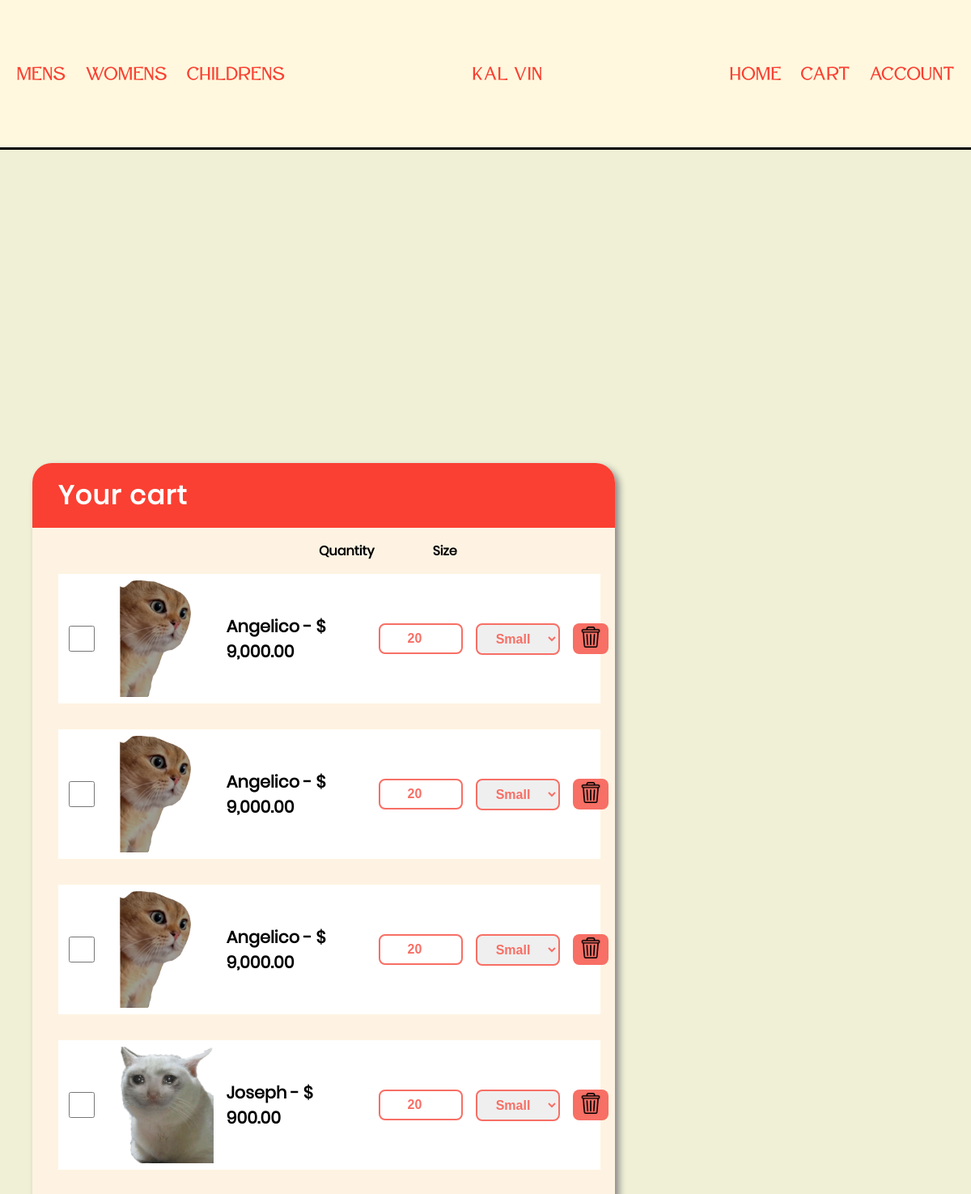
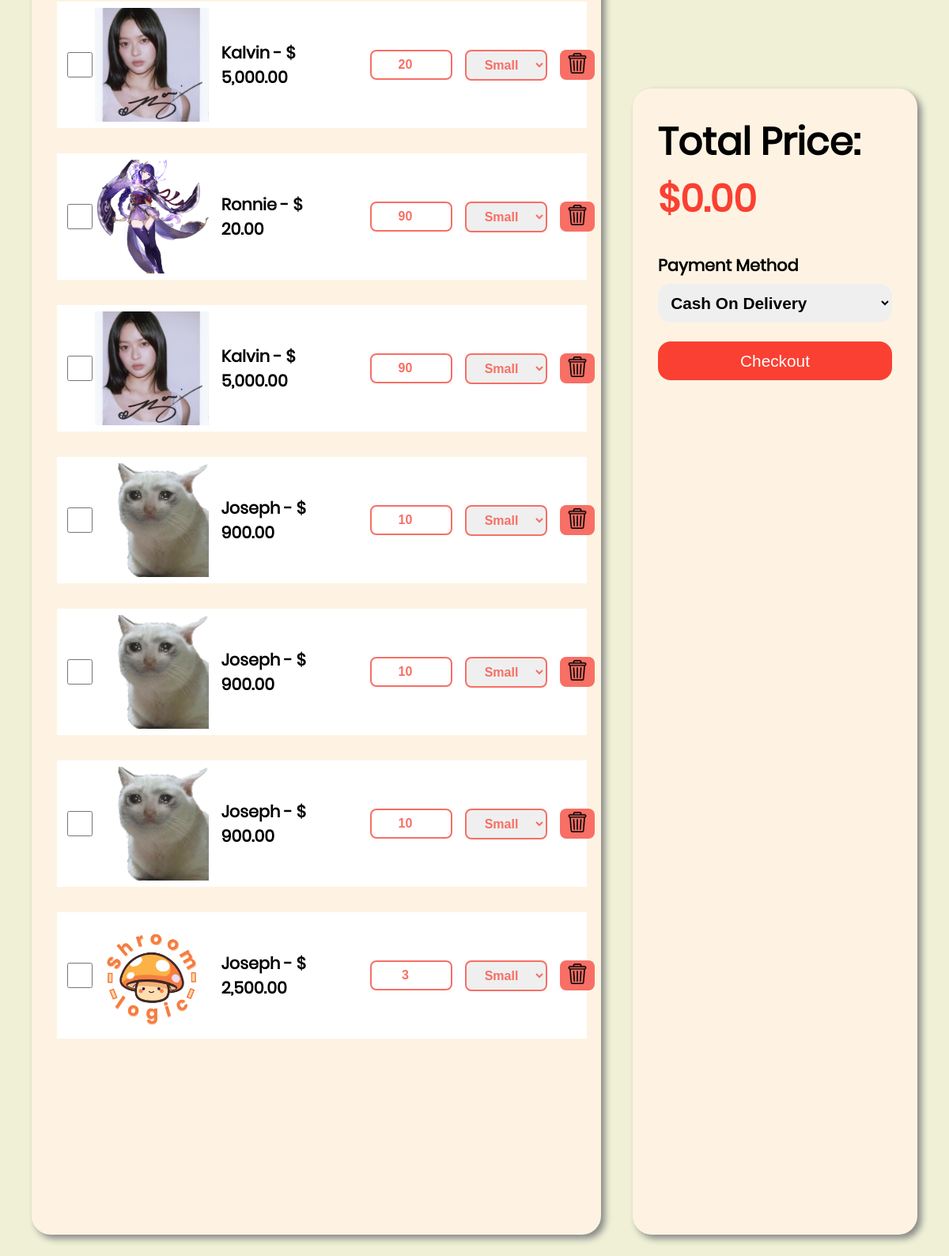
Screenshot of /cart.php (signed in) with the database file from the repository (2 pictures, top to bottom).
### tables this page shows
CREATE TABLE `user_cart` (
  `id` int(11) NOT NULL,
  `user_id` int(11) DEFAULT NULL,
  `item_id` int(11) DEFAULT NULL,
  `size` varchar(255) DEFAULT NULL,
  `color` varchar(255) DEFAULT NULL,
  `quantity` int(11) DEFAULT NULL
);

CREATE TABLE `items` (
  `id` int(11) NOT NULL,
  `name` varchar(255) NOT NULL,
  `price` decimal(10,2) NOT NULL,
  `address` text NOT NULL,
  `image_path` varchar(255) NOT NULL,
  `sold_desc` varchar(10) NOT NULL
);

### cart.php (the view, shortened to what this page needs)
<?php
include './login/connect.php';
$user_id = $_SESSION['user_id'];
$stmt = $conn->prepare("SELECT uc.*, i.name, i.price, i.image_path
                        FROM user_cart uc
                        JOIN items i ON uc.item_id = i.id
                        WHERE uc.user_id = ?");
$stmt->bind_param('i', $user_id);
$stmt->execute();
$result = $stmt->get_result();
$cart_items = $result->fetch_all(MYSQLI_ASSOC);
?>
<!DOCTYPE html>
<html lang="en">
<head>
    <link rel="stylesheet" href="cart.css">
</head>
<body>
    <nav>
        <div class="left">
            <a href="Mens.php">MENS</a>
            <a href="Womens.php">WOMENS</a>
            <a href="Children.php">CHILDRENS</a>
        </div>
        <div class="middle">
            <a href="">KAL VIN</a>
        </div>
        <div class="right">
            <a href="index.php">HOME</a>
            <a href="cart.php">CART</a>
            <a href="logout.php">ACCOUNT</a>
        </div>
    </nav>
    <div class="container">
        <div class="panel">
            <h1>Your cart</h1>
            <div class="quan-size">
                <p>Quantity</p>
                <p>Size</p>
            </div>
            <div class="cart-shower">
                <?php if (empty($cart_items)): ?>
                <p style="font-family: Poppins; margin-left:2rem;">Your cart is empty.</p>
                <?php else: ?>
                    <?php foreach ($cart_items as $item): ?>
                        <div class="carts" data-price="<?= $item['price'] ?>" data-id="<?= $item['item_id'] ?>" >
                            <input type="checkbox" class="item-checkbox">
                            <img src="<?= $item['image_path'] ?>" alt="<?= $item['name'] ?>">
                            <p>
                                <?= htmlspecialchars($item['name']) ?> -
                                $<span class="item-total" id="item-total-<?= $item['item_id'] ?>">
                                    <?= number_format($item['price'], 2) ?>
                                </span>
                            </p>
                            <div class="right-half">
                                <input type="number" id="quantity-<?= $item['item_id'] ?>" class="quantity-input" data-id="<?= $item['item_id'] ?>" value="<?= $item['quantity'] ?? 1 ?>" min="1">
                                <select id="size-<?= $item['item_id'] ?>" class="size-select" data-id="<?= $item['item_id'] ?>">
                                    <option value="small">Small</option>
                                </select>
                                <button class="remove-button" data-id="<?= $item['item_id'] ?>">
                                    <img src="./resources/trash-ico.png" alt="">
                                </button>
                            </div>
                        </div>
                    <?php endforeach; ?>
                <?php endif; ?>
            </div>
        </div>
        <div id="checkout">
            <h2>Total Price: <span>$</span><span id="total-price">0.00</span></h2>
            <form id="payment-form" method="POST">
                <label for="payment_method">Payment Method</label>
                <br>
                <select name="payment_method" id = "payment_method" required>
                    <option value="cash">Cash On Delivery</option>
                </select>
                <br>
                <button type="button" id="checkout-button">Checkout</button>
            </form>
        </div>
    </div>
</body>
</html>

### cart.css (style rules this page uses)
body { margin: 0; font-family: Poppins; background-color:#eff0d5; }
nav { display: flex; justify-content: space-between; width: 100%; background: #FFF8DE; border-bottom: 3px solid black; box-sizing: border-box; padding-inline: 1.7vw; padding-block: 1vh; height: 6vh; align-content: center; z-index: 2; position: sticky; top: 0; }
nav > * { box-sizing: border-box; display: flex; gap: 2vw; font-size: 1.4rem; align-self: center; }
nav a { display: block; text-decoration: none; color:#FA4032; font-weight: 600; letter-spacing: 0.1vw; font-family: Atteron; }
nav { grid-column: 1/2; grid-row: 1/2; }
.container { width: 100%; height: 94vh; display: grid; grid-template-columns: 2fr 1fr; grid-template-rows: repeat(2, 1fr); }
.container > * { background-color: #FEF3E2; }
.panel { grid-area: 'cart'; width: 90%; height: 85%; grid-column: 1/2; grid-row: 1/3; justify-self: center; align-self: self-end; margin-bottom: 3rem; border-radius: 1.5rem; box-shadow: 5px 5px 8px #888888; }
#checkout { grid-area: 'co'; width: 90%; height: 100%; grid-column: 2/3; grid-row: 2/3; margin-bottom: 3rem; align-self: self-end; border-radius: 1.5rem; padding: 2rem; box-sizing: border-box; box-shadow: 5px 5px 8px #888888; }
.panel h1 { margin: 0; font-size: 2rem; padding: 1rem 2rem; background-color: #FA4032; color: white; border-radius: 1.5rem 1.5rem 0 0; letter-spacing: 0.1rem; }
.cart-shower { width: 100%; height: 85%; box-sizing: border-box; overflow: scroll; }
.carts { box-sizing: border-box; width:93%; margin-bottom: 2rem; margin-inline: 2rem; height: 10rem; background-color: white; display: grid; grid-template-columns: 1fr 2fr 6fr 10fr; }
.carts input[type="checkbox"] { width: 2rem; display: block; margin-left: 0.8rem; }
.carts img { height: 9rem; aspect-ratio: 1/1; align-self: center; object-fit: cover; }
.carts p { width: 100%; font-size: 1.3rem; justify-self: left; font-weight: 600; align-self: center; padding-left: 1rem; }
#checkout h2 { margin-top: 0; margin-bottom: 2rem; font-size: 3rem; font-weight: 600; }
#checkout label { font-weight: 600; font-size: 1.3rem; }
#checkout select { width: 100%; outline: 0; border: 1px solid transparent; font-size: 1.3rem; font-weight: 600; padding: 0.7rem; margin-top: 0.5rem; border-radius: 1rem; }
#checkout span { color: #FA4032; }
#checkout button { margin-top: 1.5rem; display: block; background-color: #FA4032; color: white; padding: 0.7rem; width: 100%; font-size: 1.3rem; border: 1px solid transparent; border-radius: 1rem; cursor: pointer; }
.right-half { display: grid; flex-direction: column; justify-content: center; gap: 10px; grid-template-columns: 4.5fr 4.5fr 1fr; gap: 1em; width: fit-content; width: 60%; justify-self: end; padding: 1rem; margin-right: 1rem; }
.right-half input, .right-half select { width: 6.5rem; box-sizing: border-box; padding: 0.5rem; font-size: 1rem; border: 2px solid #f76f65; font-weight: 600; align-self: center; color: #f76f65; text-align: center; border-radius: 0.5rem; }
.right-half input { justify-self: right; }
.right-half .remove-button { background-color: #f76f65; color: white; border: none; border-radius: 0.5rem; cursor: pointer; font-size: 1rem; align-self: center; }
.right-half .remove-button img { width: 2rem; box-sizing: border-box; padding: 0.2rem; height: auto; aspect-ratio: 1/1; object-fit: cover; }
.quan-size { display: grid; grid-template-columns: repeat(2,1fr); font-weight: 600; justify-content: right; width: fit-content; margin: 0 11rem 0; float: right; gap: 3.3rem; text-align: center; }

### rows the page displays
user_cart: item.image_path (picture), item.name "Angelico", item.price "9,000.00", quantity "20", item "Small"
user_cart: item.image_path (picture), item.name "Angelico", item.price "9,000.00", quantity "20", item "Small"
user_cart: item.image_path (picture), item.name "Angelico", item.price "9,000.00", quantity "20", item "Small"
user_cart: item.image_path (picture), item.name "Joseph", item.price "900.00", quantity "20", item "Small"
user_cart: item.image_path (picture), item.name "Kalvin", item.price "5,000.00", quantity "20", item "Small"
user_cart: item.image_path (picture), item.name "Ronnie", item.price "20.00", quantity "90", item "Small"
user_cart: item.image_path (picture), item.name "Kalvin", item.price "5,000.00", quantity "90", item "Small"
user_cart: item.image_path (picture), item.name "Joseph", item.price "900.00", quantity "10", item "Small"
user_cart: item.image_path (picture), item.name "Joseph", item.price "900.00", quantity "10", item "Small"
user_cart: item.image_path (picture), item.name "Joseph", item.price "900.00", quantity "10", item "Small"
user_cart: item.image_path (picture), item.name "Joseph", item.price "2,500.00", quantity "3", item "Small"
